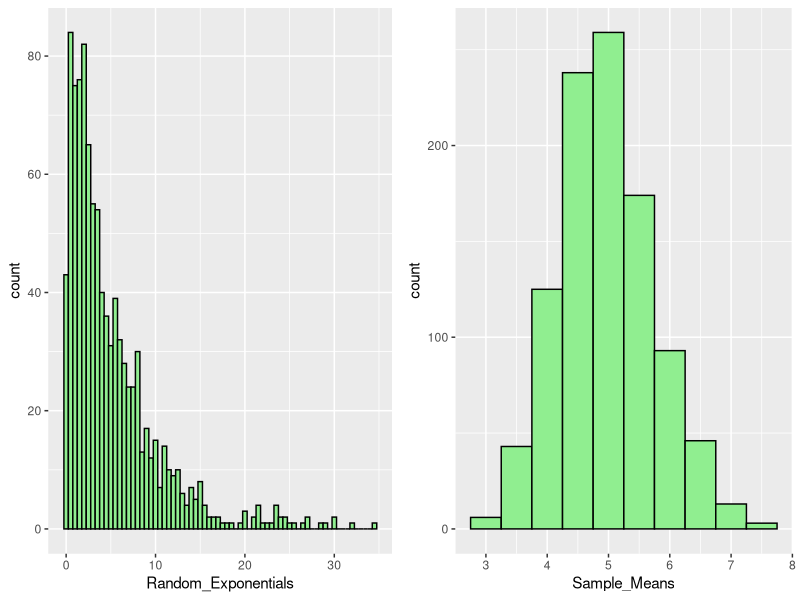
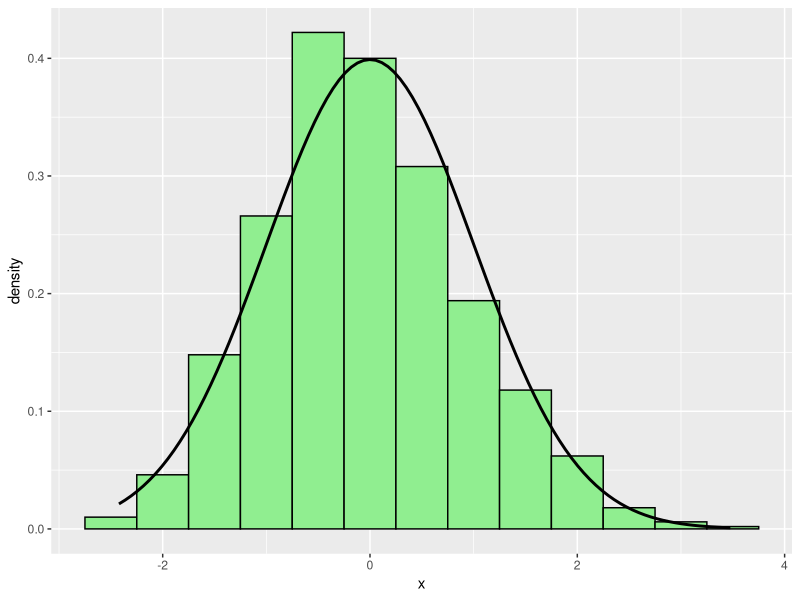

Source code (R) for these figures, in order:
## ---- chunk 1
# load libraries
library(ggplot2)
library(gridExtra)
## ---- chunk 2
set.seed(201509)
mean_distro <- NULL
for (i in 1 : 1000) mean_distro = c(mean_distro, mean(rexp(40,0.2)))
## ---- chunk 3
round(mean(mean_distro),2)
## ---- chunk 4
# theoretical variance
round((5*sqrt(10)/20),2)

# distribution variance
round(var(mean_distro),2)

## ---- chunk 5
dat <- data.frame(Random_Exponentials = rexp(1000,0.2))
g1 <- ggplot(dat, aes(x=Random_Exponentials)) + geom_histogram(binwidth=.5, colour="black", fill="lightgreen")

dat <- data.frame(Sample_Means = mean_distro)
g2 <- ggplot(dat, aes(x=Sample_Means)) 
g2 <- g2 + geom_histogram(binwidth=.5, colour="black", fill="lightgreen")

grid.arrange(g1, g2, ncol=2)
## ---- chunk 6
nosim <- 1000
cfunc <- function(x, n) sqrt(n) * (x - 5) / 5
dat <- data.frame(x = sapply(mean_distro, cfunc, 40))

g <- ggplot(dat, aes(x=x)) 
g <- g + geom_histogram(binwidth=.5, colour="black", fill="lightgreen", aes(y = ..density..))
g <- g + stat_function(fun = dnorm, size = 1)
g
